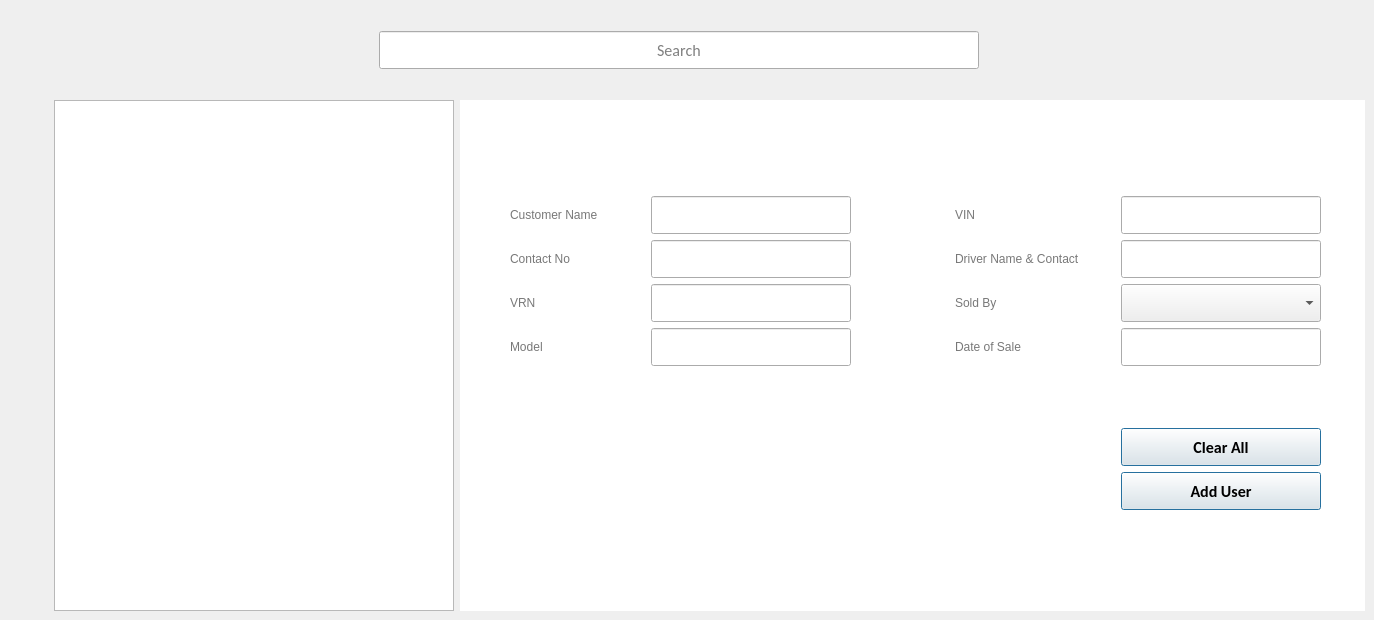
    <widget class="QWidget" name="searchUser">
     <attribute name="icon">
      <iconset resource="reso.qrc">
       <normaloff>:/icons/Find User Male-100.png</normaloff>:/icons/Find User Male-100.png</iconset>
     </attribute>
     <attribute name="title">
      <string>Search Record</string>
     </attribute>
     <widget class="QTableView" name="customerTableView">
      <property name="geometry">
       <rect>
        <x>54</x>
        <y>100</y>
        <width>400</width>
        <height>511</height>
       </rect>
      </property>
      <property name="minimumSize">
       <size>
        <width>400</width>
        <height>0</height>
       </size>
      </property>
      <property name="styleSheet">
       <string notr="true">QTableView#tableView
{

 
	font: 12pt &quot;Calibri&quot;;

}
QTableView
{
alternate-background-color: #cdcdcd ;

}</string>
      </property>
     </widget>
     <widget class="QWidget" name="layoutWidget_4">
      <property name="geometry">
       <rect>
        <x>3</x>
        <y>30</y>
        <width>1351</width>
        <height>40</height>
       </rect>
      </property>
      <layout class="QHBoxLayout" name="horizontalLayout_34">
       <item>
        <spacer name="horizontalSpacer_2">
         <property name="orientation">
          <enum>Qt::Horizontal</enum>
         </property>
         <property name="sizeHint" stdset="0">
          <size>
           <width>40</width>
           <height>20</height>
          </size>
         </property>
        </spacer>
       </item>
       <item>
        <widget class="QLineEdit" name="SearchButton">
         <property name="enabled">
          <bool>true</bool>
         </property>
         <property name="minimumSize">
          <size>
           <width>600</width>
           <height>38</height>
          </size>
         </property>
         <property name="maximumSize">
          <size>
           <width>600</width>
           <height>38</height>
          </size>
         </property>
         <property name="font">
          <font>
           <family>Calibri</family>
           <pointsize>12</pointsize>
           <weight>50</weight>
           <bold>false</bold>
           <kerning>false</kerning>
          </font>
         </property>
         <property name="styleSheet">
          <string notr="true">QLineEdit#searchButton
{

border: 5px;
border-bottom: 2px solid #c3c3c3;
border-right: 2px solid #e3e3e3;
}</string>
         </property>
         <property name="text">
          <string/>
         </property>
         <property name="alignment">
          <set>Qt::AlignCenter</set>
         </property>
         <property name="placeholderText">
          <string>Search</string>
         </property>
         <property name="clearButtonEnabled">
          <bool>false</bool>
         </property>
        </widget>
       </item>
       <item>
        <spacer name="horizontalSpacer_43">
         <property name="orientation">
          <enum>Qt::Horizontal</enum>
         </property>
         <property name="sizeHint" stdset="0">
          <size>
           <width>40</width>
           <height>20</height>
          </size>
         </property>
        </spacer>
       </item>
      </layout>
     </widget>
     <widget class="QGroupBox" name="groupBox_2">
      <property name="geometry">
       <rect>
        <x>460</x>
        <y>100</y>
        <width>905</width>
        <height>511</height>
       </rect>
      </property>
      <property name="sizePolicy">
       <sizepolicy hsizetype="Expanding" vsizetype="Expanding">
        <horstretch>0</horstretch>
        <verstretch>0</verstretch>
       </sizepolicy>
      </property>
      <property name="minimumSize">
       <size>
        <width>905</width>
        <height>470</height>
       </size>
      </property>
      <property name="styleSheet">
       <string notr="true">QGroupBox
{
background-color: rgb(255, 255, 255);

border:none;
}
QLabel
{

	font: 14pt &quot;Calibri&quot; ;
color: rgb(120, 120, 120);
padding-bottom: 0;

}
QLineEdit
{
border-bottom: 1px solid;
border-color: rgb(172, 172, 172);
padding: 5px;
color: rgb(0, 0, 0);

}
QLineEdit:focus
{
border-color:rgb(85, 170, 255);
border-width:1px;
border-style:solid;l
}
QPushButton#AddButton:hover
{
background-color: rgb(0, 85, 255);

}

QPushButton#AddButton:focus
{
background-color: rgb(0, 85, 255);

}
QPushButton#AddButton
{
    
	background-color: rgb(0, 170, 255);
	
	color: rgb(255, 255, 255);

	border-radius: 5px;
}
QPushButton#ClearButton
{
    
	background-color: #ED1c24;
	
	color: rgb(255, 255, 255);

	border-radius: 5px;
}
QPushButton#ClearButton:focus
{
background-color: #FD5E64;

}
QPushButton#ClearButton:hover
{
background-color: #FD5E64;

}</string>
      </property>
      <property name="title">
       <string/>
      </property>
      <property name="alignment">
       <set>Qt::AlignCenter</set>
      </property>
      <widget class="QWidget" name="layoutWidget_3">
       <property name="geometry">
        <rect>
         <x>50</x>
         <y>40</y>
         <width>811</width>
         <height>426</height>
        </rect>
       </property>
       <layout class="QGridLayout" name="gridLayout_26">
        <item row="0" column="0">
         <layout class="QGridLayout" name="gridLayout_27">
          <item row="0" column="2">
           <layout class="QVBoxLayout" name="verticalLayout_5">
            <item>
             <layout class="QHBoxLayout" name="horizontalLayout_4">
              <item>
               <widget class="QLabel" name="lastNameLabel_2">
                <property name="minimumSize">
                 <size>
                  <width>100</width>
                  <height>38</height>
                 </size>
                </property>
                <property name="text">
                 <string>VIN</string>
                </property>
               </widget>
              </item>
              <item>
               <spacer name="horizontalSpacer_7">
                <property name="orientation">
                 <enum>Qt::Horizontal</enum>
                </property>
                <property name="sizeHint" stdset="0">
                 <size>
                  <width>35</width>
                  <height>20</height>
                 </size>
                </property>
               </spacer>
              </item>
              <item>
               <widget class="QLineEdit" name="vin_2">
                <property name="enabled">
                 <bool>true</bool>
                </property>
                <property name="minimumSize">
                 <size>
                  <width>200</width>
                  <height>38</height>
                 </size>
                </property>
                <property name="font">
                 <font>
                  <family>Calibri</family>
                  <pointsize>12</pointsize>
                  <weight>50</weight>
                  <bold>false</bold>
                  <kerning>false</kerning>
                 </font>
                </property>
                <property name="styleSheet">
                 <string notr="true">QLineEdit#userName
{
border-bottom: 2px solid;
border-top: 0px;
border-color: rgb(172, 172, 172);
padding: 5px;
color: rgb(0, 0, 0);

}</string>
                </property>
                <property name="text">
                 <string/>
                </property>
                <property name="alignment">
                 <set>Qt::AlignLeading|Qt::AlignLeft|Qt::AlignVCenter</set>
                </property>
                <property name="placeholderText">
                 <string/>
                </property>
                <property name="clearButtonEnabled">
                 <bool>false</bool>
                </property>
               </widget>
              </item>
             </layout>
            </item>
            <item>
             <layout class="QHBoxLayout" name="horizontalLayout_16">
              <item>
               <widget class="QLabel" name="lastNameLabel_8">
                <property name="minimumSize">
                 <size>
                  <width>100</width>
                  <height>38</height>
                 </size>
                </property>
                <property name="text">
                 <string>Driver Name &amp; Contact</string>
                </property>
               </widget>
              </item>
              <item>
               <spacer name="horizontalSpacer_15">
                <property name="orientation">
                 <enum>Qt::Horizontal</enum>
                </property>
                <property name="sizeHint" stdset="0">
                 <size>
                  <width>35</width>
                  <height>20</height>
                 </size>
                </property>
               </spacer>
              </item>
              <item>
               <widget class="QLineEdit" name="driverNameContact_2">
                <property name="enabled">
                 <bool>true</bool>
                </property>
                <property name="minimumSize">
                 <size>
                  <width>200</width>
                  <height>38</height>
                 </size>
                </property>
                <property name="font">
                 <font>
                  <family>Calibri</family>
                  <pointsize>12</pointsize>
                  <weight>50</weight>
                  <bold>false</bold>
                  <kerning>false</kerning>
                 </font>
                </property>
                <property name="styleSheet">
                 <string notr="true">QLineEdit#userName
{
border-bottom: 2px solid;
border-top: 0px;
border-color: rgb(172, 172, 172);
padding: 5px;
color: rgb(0, 0, 0);

}</string>
                </property>
                <property name="text">
                 <string/>
                </property>
                <property name="alignment">
                 <set>Qt::AlignLeading|Qt::AlignLeft|Qt::AlignVCenter</set>
                </property>
                <property name="placeholderText">
                 <string/>
                </property>
                <property name="clearButtonEnabled">
                 <bool>false</bool>
                </property>
               </widget>
              </item>
             </layout>
            </item>
            <item>
             <layout class="QHBoxLayout" name="horizontalLayout_7">
              <item>
               <widget class="QLabel" name="salaryLabel_3">
                <property name="minimumSize">
                 <size>
                  <width>100</width>
                  <height>38</height>
                 </size>
                </property>
                <property name="text">
                 <string>Sold By</string>
                </property>
               </widget>
              </item>
              <item>
               <spacer name="horizontalSpacer_16">
                <property name="orientation">
                 <enum>Qt::Horizontal</enum>
                </property>
                <property name="sizeHint" stdset="0">
                 <size>
                  <width>35</width>
                  <height>20</height>
                 </size>
                </property>
               </spacer>
              </item>
              <item>
               <widget class="QComboBox" name="soldByCombo_2">
                <property name="minimumSize">
                 <size>
                  <width>200</width>
                  <height>38</height>
                 </size>
                </property>
                <property name="font">
                 <font>
                  <family>Calibri</family>
                  <pointsize>12</pointsize>
                 </font>
                </property>
                <property name="currentText">
                 <string/>
                </property>
               </widget>
              </item>
             </layout>
            </item>
            <item>
             <layout class="QHBoxLayout" name="horizontalLayout_17">
              <item>
               <widget class="QLabel" name="DOBLabel_2">
                <property name="minimumSize">
                 <size>
                  <width>100</width>
                  <height>38</height>
                 </size>
                </property>
                <property name="text">
                 <string>Date of Sale</string>
                </property>
               </widget>
              </item>
              <item>
               <spacer name="horizontalSpacer_9">
                <property name="orientation">
                 <enum>Qt::Horizontal</enum>
                </property>
                <property name="sizeHint" stdset="0">
                 <size>
                  <width>35</width>
                  <height>20</height>
                 </size>
                </property>
               </spacer>
              </item>
              <item>
               <widget class="QLineEdit" name="dateOfSale_2">
                <property name="enabled">
                 <bool>true</bool>
                </property>
                <property name="minimumSize">
                 <size>
                  <width>200</width>
                  <height>38</height>
                 </size>
                </property>
                <property name="font">
                 <font>
                  <family>Calibri</family>
                  <pointsize>12</pointsize>
                  <weight>50</weight>
                  <bold>false</bold>
                  <kerning>false</kerning>
                 </font>
                </property>
                <property name="styleSheet">
                 <string notr="true">QLineEdit#userName
{
border-bottom: 2px solid;
border-top: 0px;
border-color: rgb(172, 172, 172);
padding: 5px;
color: rgb(0, 0, 0);

}</string>
                </property>
                <property name="text">
                 <string/>
                </property>
                <property name="alignment">
                 <set>Qt::AlignLeading|Qt::AlignLeft|Qt::AlignVCenter</set>
                </property>
                <property name="placeholderText">
                 <string/>
                </property>
                <property name="clearButtonEnabled">
                 <bool>false</bool>
                </property>
               </widget>
              </item>
             </layout>
            </item>
           </layout>
          </item>
          <item row="0" column="1">
           <spacer name="horizontalSpacer_21">
            <property name="orientation">
             <enum>Qt::Horizontal</enum>
            </property>
            <property name="sizeHint" stdset="0">
             <size>
              <width>40</width>
              <height>20</height>
             </size>
            </property>
           </spacer>
          </item>
          <item row="0" column="0">
           <layout class="QVBoxLayout" name="verticalLayout_6">
            <item>
             <layout class="QHBoxLayout" name="horizontalLayout_18">
              <item>
               <widget class="QLabel" name="firstNameLabel_2">
                <property name="minimumSize">
                 <size>
                  <width>100</width>
                  <height>38</height>
                 </size>
                </property>
                <property name="text">
                 <string>Customer Name</string>
                </property>
               </widget>
              </item>
              <item>
               <spacer name="horizontalSpacer_18">
                <property name="orientation">
                 <enum>Qt::Horizontal</enum>
                </property>
                <property name="sizeHint" stdset="0">
                 <size>
                  <width>35</width>
                  <height>20</height>
                 </size>
                </property>
               </spacer>
              </item>
              <item>
               <widget class="QLineEdit" name="customerName_2">
                <property name="enabled">
                 <bool>true</bool>
                </property>
                <property name="minimumSize">
                 <size>
                  <width>200</width>
                  <height>38</height>
                 </size>
                </property>
                <property name="font">
                 <font>
                  <family>Calibri</family>
                  <pointsize>12</pointsize>
                  <weight>50</weight>
                  <bold>false</bold>
                  <kerning>false</kerning>
                 </font>
                </property>
                <property name="styleSheet">
                 <string notr="true"/>
                </property>
                <property name="inputMask">
                 <string/>
                </property>
                <property name="text">
                 <string/>
                </property>
                <property name="alignment">
                 <set>Qt::AlignLeading|Qt::AlignLeft|Qt::AlignVCenter</set>
                </property>
                <property name="placeholderText">
                 <string/>
                </property>
                <property name="clearButtonEnabled">
                 <bool>false</bool>
                </property>
               </widget>
              </item>
             </layout>
            </item>
            <item>
             <layout class="QHBoxLayout" name="horizontalLayout_19">
              <item>
               <widget class="QLabel" name="phoneLabel_2">
                <property name="minimumSize">
                 <size>
                  <width>100</width>
                  <height>38</height>
                 </size>
                </property>
                <property name="text">
                 <string>Contact No</string>
                </property>
               </widget>
              </item>
              <item>
               <spacer name="horizontalSpacer_19">
                <property name="orientation">
                 <enum>Qt::Horizontal</enum>
                </property>
                <property name="sizeHint" stdset="0">
                 <size>
                  <width>35</width>
                  <height>20</height>
                 </size>
                </property>
               </spacer>
              </item>
              <item>
               <widget class="QLineEdit" name="contactNo_2">
                <property name="enabled">
                 <bool>true</bool>
                </property>
                <property name="minimumSize">
                 <size>
                  <width>200</width>
                  <height>38</height>
                 </size>
                </property>
                <property name="font">
                 <font>
                  <family>Calibri</family>
                  <pointsize>12</pointsize>
                  <weight>50</weight>
                  <bold>false</bold>
                  <kerning>false</kerning>
                 </font>
                </property>
                <property name="styleSheet">
                 <string notr="true">QLineEdit#userName
{
border-bottom: 2px solid;
border-top: 0px;
border-color: rgb(172, 172, 172);
padding: 5px;
color: rgb(0, 0, 0);

}</string>
                </property>
                <property name="inputMask">
                 <string/>
                </property>
                <property name="text">
                 <string/>
                </property>
                <property name="alignment">
                 <set>Qt::AlignLeading|Qt::AlignLeft|Qt::AlignVCenter</set>
                </property>
                <property name="placeholderText">
                 <string/>
                </property>
                <property name="clearButtonEnabled">
                 <bool>false</bool>
                </property>
               </widget>
              </item>
             </layout>
            </item>
            <item>
             <layout class="QGridLayout" name="gridLayout_28">
              <item row="0" column="1">
               <spacer name="horizontalSpacer_22">
                <property name="orientation">
                 <enum>Qt::Horizontal</enum>
                </property>
                <property name="sizeHint" stdset="0">
                 <size>
                  <width>35</width>
                  <height>20</height>
                 </size>
                </property>
               </spacer>
              </item>
              <item row="0" column="2">
               <layout class="QVBoxLayout" name="verticalLayout_7">
                <item>
                 <widget class="QLineEdit" name="vrn_2">
                  <property name="enabled">
                   <bool>true</bool>
                  </property>
                  <property name="minimumSize">
                   <size>
                    <width>200</width>
                    <height>38</height>
                   </size>
                  </property>
                  <property name="font">
                   <font>
                    <family>Calibri</family>
                    <pointsize>12</pointsize>
                    <weight>50</weight>
                    <bold>false</bold>
                    <kerning>false</kerning>
                   </font>
                  </property>
                  <property name="styleSheet">
                   <string notr="true">QLineEdit#userName
{
border-bottom: 2px solid;
border-top: 0px;
border-color: rgb(172, 172, 172);
padding: 5px;
color: rgb(0, 0, 0);

}</string>
                  </property>
                  <property name="text">
                   <string/>
                  </property>
                  <property name="alignment">
                   <set>Qt::AlignLeading|Qt::AlignLeft|Qt::AlignVCenter</set>
                  </property>
                  <property name="placeholderText">
                   <string/>
                  </property>
                  <property name="clearButtonEnabled">
                   <bool>false</bool>
                  </property>
                 </widget>
                </item>
               </layout>
              </item>
              <item row="0" column="0">
               <widget class="QLabel" name="addressLabel_2">
                <property name="minimumSize">
                 <size>
                  <width>100</width>
                  <height>38</height>
                 </size>
                </property>
                <property name="text">
                 <string>VRN</string>
                </property>
               </widget>
              </item>
             </layout>
            </item>
            <item>
             <layout class="QHBoxLayout" name="horizontalLayout_20">
              <item>
               <widget class="QLabel" name="salaryLabel_4">
                <property name="minimumSize">
                 <size>
                  <width>100</width>
                  <height>0</height>
                 </size>
                </property>
                <property name="text">
                 <string>Model</string>
                </property>
               </widget>
              </item>
              <item>
               <spacer name="horizontalSpacer_23">
                <property name="orientation">
                 <enum>Qt::Horizontal</enum>
                </property>
                <property name="sizeHint" stdset="0">
                 <size>
                  <width>35</width>
                  <height>20</height>
                 </size>
                </property>
               </spacer>
              </item>
              <item>
               <widget class="QLineEdit" name="model_2">
                <property name="enabled">
                 <bool>true</bool>
                </property>
                <property name="minimumSize">
                 <size>
                  <width>200</width>
                  <height>38</height>
                 </size>
                </property>
                <property name="font">
                 <font>
                  <family>Calibri</family>
                  <pointsize>12</pointsize>
                  <weight>50</weight>
                  <bold>false</bold>
                  <kerning>false</kerning>
                 </font>
                </property>
                <property name="styleSheet">
                 <string notr="true">QLineEdit#userName
{
border-bottom: 2px solid;
border-top: 0px;
border-color: rgb(172, 172, 172);
padding: 5px;
color: rgb(0, 0, 0);

}</string>
                </property>
                <property name="inputMethodHints">
                 <set>Qt::ImhDigitsOnly</set>
                </property>
                <property name="text">
                 <string/>
                </property>
                <property name="alignment">
                 <set>Qt::AlignLeading|Qt::AlignLeft|Qt::AlignVCenter</set>
                </property>
                <property name="placeholderText">
                 <string/>
                </property>
                <property name="clearButtonEnabled">
                 <bool>false</bool>
                </property>
               </widget>
              </item>
             </layout>
            </item>
           </layout>
          </item>
         </layout>
        </item>
        <item row="1" column="0">
         <layout class="QVBoxLayout" name="verticalLayout_8">
          <item>
           <layout class="QHBoxLayout" name="horizontalLayout_21">
            <item>
             <spacer name="horizontalSpacer_24">
              <property name="orientation">
               <enum>Qt::Horizontal</enum>
              </property>
              <property name="sizeType">
               <enum>QSizePolicy::Expanding</enum>
              </property>
              <property name="sizeHint" stdset="0">
               <size>
                <width>45</width>
                <height>17</height>
               </size>
              </property>
             </spacer>
            </item>
            <item>
             <widget class="QPushButton" name="ClearButton_2">
              <property name="minimumSize">
               <size>
                <width>200</width>
                <height>38</height>
               </size>
              </property>
              <property name="font">
               <font>
                <family>Calibri</family>
                <pointsize>12</pointsize>
                <weight>75</weight>
                <bold>true</bold>
               </font>
              </property>
              <property name="styleSheet">
               <string notr="true"/>
              </property>
              <property name="text">
               <string>Clear All</string>
              </property>
              <property name="checkable">
               <bool>false</bool>
              </property>
              <property name="checked">
               <bool>false</bool>
              </property>
              <property name="autoDefault">
               <bool>true</bool>
              </property>
              <property name="default">
               <bool>true</bool>
              </property>
              <property name="flat">
               <bool>false</bool>
              </property>
             </widget>
            </item>
           </layout>
          </item>
          <item>
           <layout class="QHBoxLayout" name="horizontalLayout_22">
            <item>
             <spacer name="horizontalSpacer_25">
              <property name="orientation">
               <enum>Qt::Horizontal</enum>
              </property>
              <property name="sizeHint" stdset="0">
               <size>
                <width>368</width>
                <height>20</height>
               </size>
              </property>
             </spacer>
            </item>
            <item>
             <widget class="QPushButton" name="AddButton_2">
              <property name="minimumSize">
               <size>
                <width>200</width>
                <height>38</height>
               </size>
              </property>
              <property name="font">
               <font>
                <family>Calibri</family>
                <pointsize>12</pointsize>
                <weight>75</weight>
                <bold>true</bold>
               </font>
              </property>
              <property name="styleSheet">
               <string notr="true"/>
              </property>
              <property name="text">
               <string>Add User</string>
              </property>
              <property name="checkable">
               <bool>false</bool>
              </property>
              <property name="checked">
               <bool>false</bool>
              </property>
              <property name="autoDefault">
               <bool>true</bool>
              </property>
              <property name="default">
               <bool>true</bool>
              </property>
              <property name="flat">
               <bool>false</bool>
              </property>
             </widget>
            </item>
           </layout>
          </item>
         </layout>
        </item>
       </layout>
      </widget>
     </widget>
    </widget>
